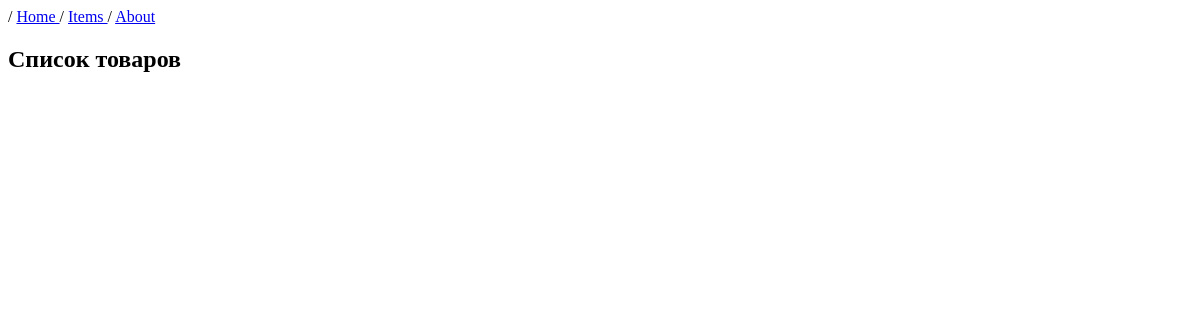
/items, run on an earlier commit of the app's database.
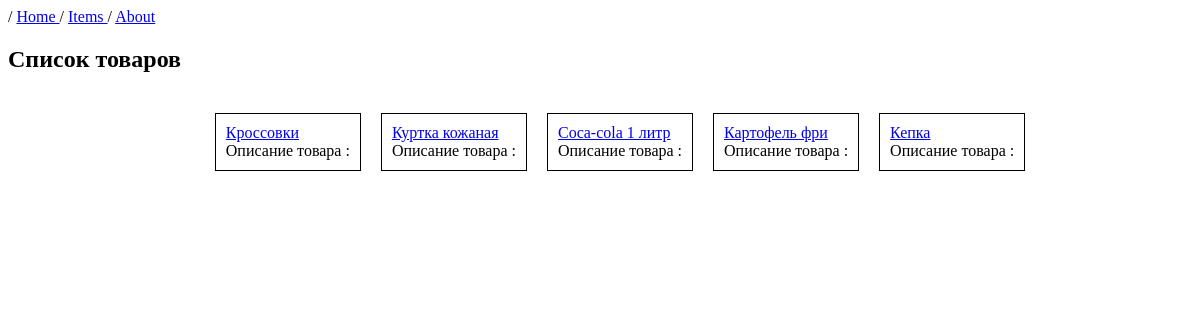
And on a later commit of the database.
### MainApp/models.py (models this page shows)
class Item(models.Model):
   name = models.CharField(max_length=100)
   brand = models.CharField(max_length=100)
   count = models.PositiveIntegerField()
   description = models.CharField(max_length=250, default="")

### MainApp/views.py (the view)
# urls.py: path('items', views.get_items),
def get_items(request):
    context = {
        "items": Item.objects.all()
    }
    return render(request, "items_list.html", context)

### templates/items_list.html (shortened to what this page needs)
<!DOCTYPE html>
<html lang="en">
<head>
</head>
<body>
    <header>
        / <a href="/"> Home </a> / <a href="/items"> Items </a> / <a href="/about"> About </a>
    </header>
    <h2>Список товаров</h2>
    <ul class="menu">
    <ol>
        {% for item in items %}
            <li>
                <a href="/item/{{ item.id }}">{{ item.name }}</a></br>
                Описание товара :</br>
            </li>
        {% endfor %}
    </ol>
</ul>
</body>
</html>

### templates/items_list.html (style rules this page uses)
.menu { padding: 10px; overflow: auto; width: fit-content; margin:auto; }
.menu li { padding: 10px; margin: 10px; border: 1px solid; float: left; list-style: none; }

What changed in the data, as far as the page shows it:
added Item: name "Кроссовки"
added Item: name "Куртка кожаная"
added Item: name "Coca-cola 1 литр"
added Item: name "Картофель фри"
added Item: name "Кепка"
